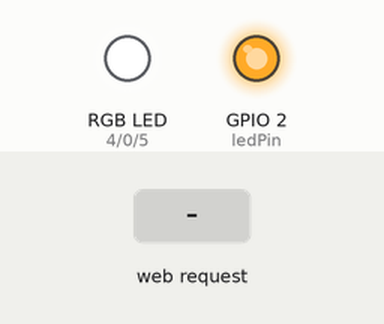
This sketch was run on a simulated ESP8266 (Wemos D1 mini). Shown: an RGB LED mixed from three pins (HIGH = lit), output pins drawn as LEDs (lit = HIGH). The inputs (shaded band) are chosen by the test bench. Dim RGB values are drawn brighter than linear; WiFi joins after 1.5 s; servers stay silent unless stated; what the sketch prints to the serial monitor is not drawn.

Above: at 2.7 s.
2.8 s: HTTP request GET /set received
At 3.8 s:
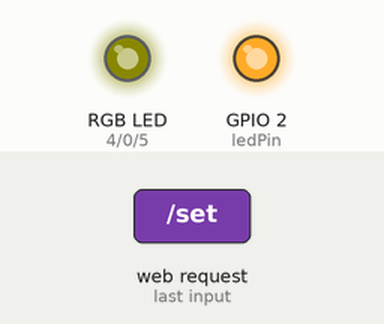
4.3 s: HTTP request GET /off received
At 4.6 s:
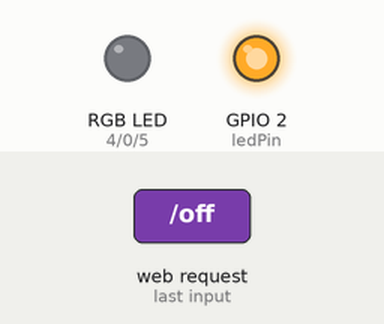
5.8 s: HTTP request GET /statuspower received
At 6.4 s:
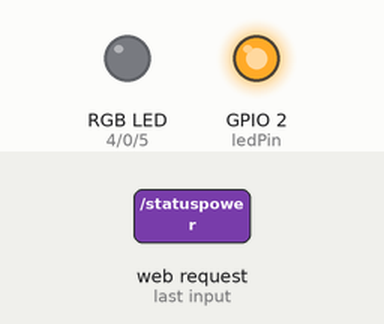
Timing chart, 0 to 8.8 s (numbered marks = the images above; inputs shaded):
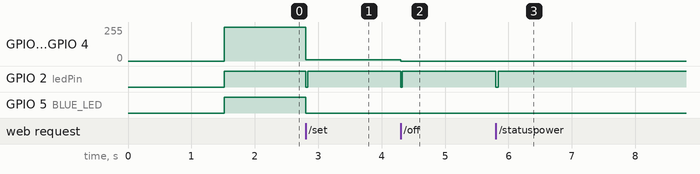

Measured:
- after the input at 2.8 s, GPIO 0 (GREEN_LED), GPIO 4 (RED_LED): 255/255 → 10/255 at once; GPIO 2 (ledPin): HIGH → LOW at once, → HIGH 0.03 s later; GPIO 5 (BLUE_LED): HIGH → LOW at once
- after the input at 4.3 s, GPIO 0 (GREEN_LED), GPIO 4 (RED_LED): 10/255 → 0/255 at once; GPIO 2 (ledPin): HIGH → LOW at once, → HIGH 0.02 s later
- after the input at 5.8 s, GPIO 2 (ledPin): HIGH → LOW at once, → HIGH 0.04 s later

The sketch:

led-strip-receiver.ino
```cpp
#include <ESP8266WiFi.h>
#include <ArduinoJson.h>
#include <stdlib.h>

const int nodeNumber = 231;
const char nodeName[] = "living room light strip";

// Interestingly, the device is able to connect to WiFi even with these values empty.
// It must be somehow re-using a previous authentication session.

const char* ssid     = "";      // SSID of local network
const char* password = "";   // Password on network

IPAddress staticIP(192, 168, 1, nodeNumber); //ESP static ip
IPAddress gateway(192, 168, 1, 1);   //IP Address of your WiFi Router (Gateway)
IPAddress subnet(255, 255, 255, 0);  //Subnet mask
//IPAddress dns(1, 1, 1, 1);  //DNS
const char* deviceName = "wemos";

#define RED_LED 4
#define GREEN_LED 0
#define BLUE_LED 5
int ledPin = LED_BUILTIN;

WiFiServer server(80);


bool isOn = true;
String currentColor = "FFFFFF";
String currentBrightness = "100";

String responseBody;
int responseStatus;

void setup() {
  pinMode(ledPin, OUTPUT);
  digitalWrite(ledPin, LOW);


   pinMode(GREEN_LED, OUTPUT);
   pinMode(RED_LED, OUTPUT);
   pinMode(BLUE_LED, OUTPUT);
//   TurnOn();
//   delay(5000);
//   TurnOff();
//


  Serial.begin(9600);
  delay(10);

  // Connect to WiFi network
  Serial.println();
  Serial.print("node number: ");
  Serial.print(nodeNumber);
  Serial.println();
  Serial.print("Connecting to ");
  Serial.println(ssid);

  WiFi.hostname(deviceName);      // DHCP Hostname (useful for finding device for static lease)
  WiFi.config(staticIP, subnet, gateway);
  WiFi.begin(ssid, password);

  while (WiFi.status() != WL_CONNECTED) {
    delay(500);
    Serial.print(".");
  }
  Serial.println("");
  Serial.println("WiFi connected");

  // Start the server
  server.begin();
  Serial.println("Server started");

  // Print the IP address
  Serial.print("Use this URL : ");
  Serial.print("http://");
  Serial.print(WiFi.localIP());
  Serial.println("/");
  digitalWrite(ledPin, HIGH);

  displayCurrentColor();
}

void loop() {
  responseBody = "";
  responseStatus = 500;

  // Check if a client has connected
  WiFiClient client = server.available();
  if (!client) { return; }

  // Wait until the client sends some data
  Serial.println("==========");
  Serial.println("new client");
  while (!client.available()) { delay(1); }

  // Read the first line of the request
  digitalWrite(ledPin, LOW);
  String request = client.readStringUntil('\r');
  Serial.println(request);
  client.flush();
  responseBody = handleRequest(request, client);

  if (responseBody == "") {
    responseBody = "Error: not found";
    responseStatus = 404;
  }
  else { responseStatus = 200; }
  Serial.println(responseBody);

  // Return the response
  switch (responseStatus) {
    default :
    case 500: client.println("HTTP/1.1 500 ERROR"); break;
    case 404: client.println("HTTP/1.1 404 NOT FOUND"); break;
    case 200: client.println("HTTP/1.1 200 OK"); break;
  }//-----end switch
  // client.println("Content-Type: application/json");
  client.println("Content-Type: text/html");
  client.println("Connection: close");
  client.println(""); //  do not forget this one
  client.println(responseBody);
  delay(1);
  // TODO: Find out when to use client.stop().
  // Leaving disabled for now, since it breaks core functionality
  //client.stop();
  Serial.println("Client disconnected");
  Serial.println("==========");
  Serial.println("");
  digitalWrite(ledPin, HIGH);
}

void(* resetDevice) (void) = 0;

String handleRequest(String request, WiFiClient client) {
  String endpoint1 = splitString(request, '/', 1);
  endpoint1 = splitString(endpoint1, ' ', 0);
  Serial.println(endpoint1);
  // TODO:  Implement mapping logic to replace if/else
  // Switch not possible here with strings in C++
  // Potential solution here https://stackoverflow.com/a/4535852
  if (endpoint1 == "set") { return handleSet(request); }
  else if (endpoint1 == "statuspower") { return handleStatusPower(); }
  else if (endpoint1 == "statusbrightness") { return handleStatusBrightness(); }
  else if (endpoint1 == "statuscolor") { return handleStatusColor(); }
  else if (endpoint1 == "on") { return handleOn(); }
  else if (endpoint1 == "off") { return handleOff(); }
  else if (endpoint1 == "brightness") { return handleBrightness(request); }
  else if (endpoint1 == "reset") { handleDeviceReset(client); }

  return "";
}

String handleSet(String request) {
  String endpoint2 = splitString(request, '/', 2);
  endpoint2 = splitString(endpoint2, ' ', 0);
  Serial.println(endpoint2);
  currentColor = endpoint2;
  displayCurrentColor();
  return currentColor;
}

String handleBrightness(String request) {
  String endpoint2 = splitString(request, '/', 2);
  endpoint2 = splitString(endpoint2, ' ', 0);
  Serial.println(endpoint2);
  currentBrightness = endpoint2;
  displayCurrentColor();
  return currentBrightness;
}

String handleOff() {
  isOn = false;
  displayCurrentColor();
  return "0";
}

String handleOn() {
  isOn = true;
  displayCurrentColor();
  return "1";
}

String handleStatusPower() {
  if(isOn) { return "1"; }
  return "0";
}

String handleStatusColor() {
  return currentColor;
}

String handleStatusBrightness() {
  return currentBrightness;
}

void handleDeviceReset(WiFiClient client) {
  // TODO: Refactor this to complete the response to the browser.
  // Currently, the request gets re-sent repeatedly by the broswer.
  client.println("HTTP/1.1 200 OK");
  client.println("Content-Type: text/html");
  client.println("Connection: close");
  client.println(""); //  do not forget this one
  client.println("reset");
  delay(1);
  client.stop();
  Serial.println("Client disconnected");
  Serial.println("==========");
  Serial.println("Resetting device...");
  resetDevice();
}

void displayCurrentColor() {
  displayPrimaryColor(currentColor.substring(0, 2), RED_LED);
  displayPrimaryColor(currentColor.substring(2, 4), GREEN_LED);
  displayPrimaryColor(currentColor.substring(4, 6), BLUE_LED);
}

void displayPrimaryColor(String hexCodeFragment, int ledPin) {
  int effectiveBrightness = currentBrightness.toInt();
  if (!isOn) { effectiveBrightness = 0; }
  unsigned long int outputValue = strtoul(hexCodeFragment.c_str(), NULL, 16);
  outputValue = outputValue * effectiveBrightness * .1;
  analogWrite(ledPin, outputValue);
}

String splitString(String data, char separator, int index)
{
  int found = 0;
  int strIndex[] = { 0, -1 };
  int maxIndex = data.length() - 1;

  for (int i = 0; i <= maxIndex && found <= index; i++) {
    if (data.charAt(i) == separator || i == maxIndex) {
      found++;
      strIndex[0] = strIndex[1] + 1;
      strIndex[1] = (i == maxIndex) ? i + 1 : i;
    }
  }
  return found > index ? data.substring(strIndex[0], strIndex[1]) : "";
}


// int brightness = 255;
// int gBright = 0;
// int rBright = 0;
// int bBright = 0;
// int fadeSpeed = 10;

// void TurnOn() {
//    for (int i = 0; i < 256; i++) {
//        analogWrite(RED_LED, rBright);
//        rBright +=1;
//        delay(fadeSpeed);
//    }

//    for (int i = 0; i < 256; i++) {
//        analogWrite(BLUE_LED, bBright);
//        bBright += 1;
//        delay(fadeSpeed);
//    }
//    for (int i = 0; i < 256; i++) {
//        analogWrite(GREEN_LED, gBright);
//        gBright +=1;
//        delay(fadeSpeed);
//    }
// }

// void TurnOff() {
//    for (int i = 0; i < 256; i++) {
//        analogWrite(GREEN_LED, brightness);
//        analogWrite(RED_LED, brightness);
//        analogWrite(BLUE_LED, brightness);

//        brightness -= 1;
//        delay(fadeSpeed);
//    }
// }
```
